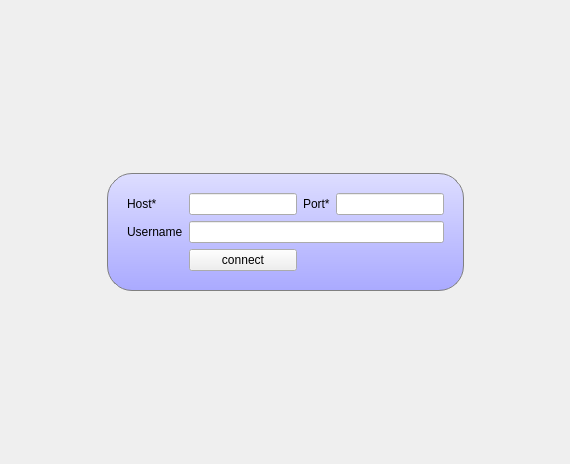
<?xml version="1.0" encoding="UTF-8"?>
<ui version="4.0">
 <class>LoginPage</class>
 <widget class="QWidget" name="LoginPage">
  <property name="geometry">
   <rect>
    <x>0</x>
    <y>0</y>
    <width>570</width>
    <height>464</height>
   </rect>
  </property>
  <property name="windowTitle">
   <string>Form</string>
  </property>
  <layout class="QGridLayout" name="gridLayout_2">
   <item row="0" column="1">
    <spacer name="northSpacer">
     <property name="orientation">
      <enum>Qt::Vertical</enum>
     </property>
     <property name="sizeHint" stdset="0">
      <size>
       <width>20</width>
       <height>157</height>
      </size>
     </property>
    </spacer>
   </item>
   <item row="1" column="0">
    <spacer name="westSpacer">
     <property name="orientation">
      <enum>Qt::Horizontal</enum>
     </property>
     <property name="sizeHint" stdset="0">
      <size>
       <width>89</width>
       <height>20</height>
      </size>
     </property>
    </spacer>
   </item>
   <item row="1" column="1">
    <widget class="QFrame" name="loginFrame">
     <property name="sizePolicy">
      <sizepolicy hsizetype="Minimum" vsizetype="Minimum">
       <horstretch>0</horstretch>
       <verstretch>0</verstretch>
      </sizepolicy>
     </property>
     <property name="minimumSize">
      <size>
       <width>300</width>
       <height>100</height>
      </size>
     </property>
     <property name="styleSheet">
      <string notr="true">#loginFrame {
	background: qlineargradient(x1: 0, y1: 0, x2: 0, y2: 1, stop: 0 #ddf, stop: 1 #aaf);
	border: 1px solid gray;
	padding: 10px;
	border-radius: 25px;
}

</string>
     </property>
     <property name="frameShape">
      <enum>QFrame::StyledPanel</enum>
     </property>
     <property name="frameShadow">
      <enum>QFrame::Raised</enum>
     </property>
     <layout class="QGridLayout" name="gridLayout">
      <item row="0" column="0">
       <widget class="QLabel" name="hostLabel">
        <property name="text">
         <string>Host*</string>
        </property>
       </widget>
      </item>
      <item row="0" column="1">
       <widget class="QLineEdit" name="hostLineEdit"/>
      </item>
      <item row="0" column="2">
       <widget class="QLabel" name="postLabel">
        <property name="text">
         <string>Port*</string>
        </property>
       </widget>
      </item>
      <item row="0" column="3">
       <widget class="QLineEdit" name="portLineEdit">
        <property name="inputMask">
         <string/>
        </property>
       </widget>
      </item>
      <item row="1" column="0">
       <widget class="QLabel" name="usernameLabel">
        <property name="text">
         <string>Username</string>
        </property>
       </widget>
      </item>
      <item row="1" column="1" colspan="3">
       <widget class="QLineEdit" name="usernameLineEdit"/>
      </item>
      <item row="2" column="1">
       <widget class="QPushButton" name="connectButton">
        <property name="styleSheet">
         <string notr="true"/>
        </property>
        <property name="text">
         <string>connect</string>
        </property>
       </widget>
      </item>
     </layout>
    </widget>
   </item>
   <item row="1" column="2">
    <spacer name="eastSpacer">
     <property name="orientation">
      <enum>Qt::Horizontal</enum>
     </property>
     <property name="sizeHint" stdset="0">
      <size>
       <width>53</width>
       <height>20</height>
      </size>
     </property>
    </spacer>
   </item>
   <item row="2" column="1">
    <spacer name="southSpacer">
     <property name="orientation">
      <enum>Qt::Vertical</enum>
     </property>
     <property name="sizeHint" stdset="0">
      <size>
       <width>20</width>
       <height>156</height>
      </size>
     </property>
    </spacer>
   </item>
  </layout>
 </widget>
 <resources/>
 <connections/>
</ui>
